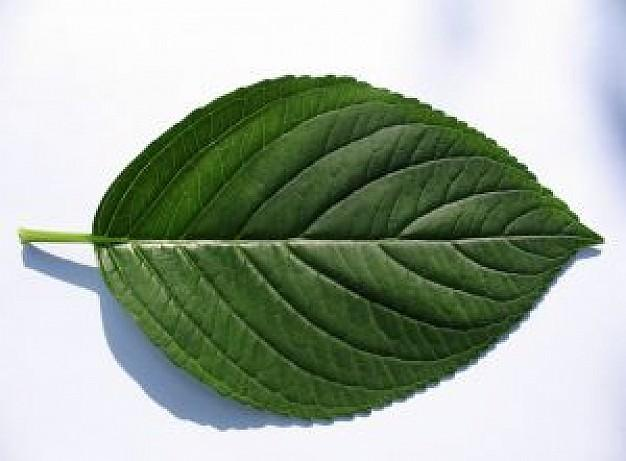
#> input picture test.jpg, 626 x 461 px
$ python brief.py   (older library calls are emulated)
#> lines starting #> are read from the running program, lines starting #| are printed output that depends on the picture
import numpy as np
import cv2


# ESTA MIERDA NO FUNCIONA JUEPUTA

try:

    img = cv2.imread('test.jpg',0)
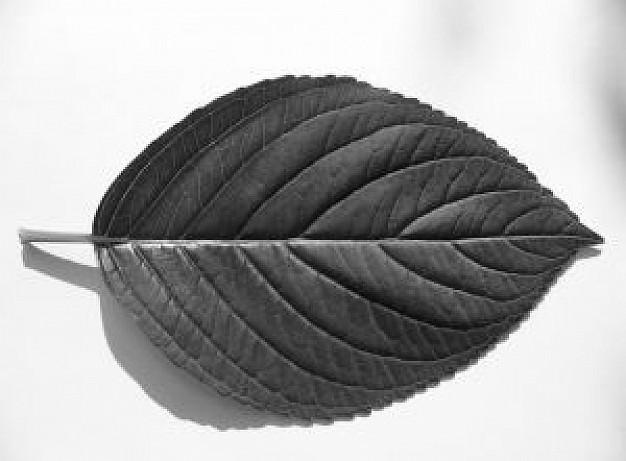
#> img: shape (461, 626); min 0, max 255, mean 166.7

    # Initiate STAR detector
    orb = cv2.ORB()

    # find the keypoints with ORB
    kp = orb.detect(img, None)
#> kp = 498 keypoints; strongest (x, y, size): (528, 170, 31), (525, 167, 31), (527, 167, 31), (516, 159, 31)

    print("hola")

    # compute the descriptors with ORB
    kp, des = orb.compute(img, kp)

    print(kp)
#> (printed output is left out)

    # draw only keypoints location,not size and orientation
    img2 = cv2.drawKeypoints(img,kp,color=(0,255,0), flags=0)
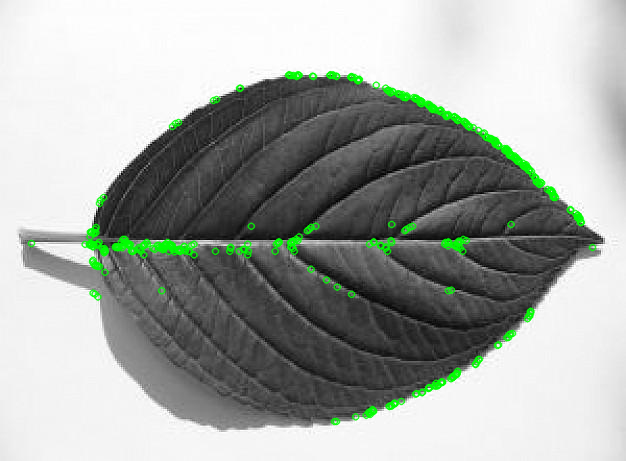
#> img2: shape (461, 626, 3); mean of channels 0, 1, 2 163.9, 169, 163.9; drawn as B, G, R

    cv2.imshow(img2)

except expression as identifier:
    print(identifier)


#> (the run stopped early here; a loop or call above may not have finished)
